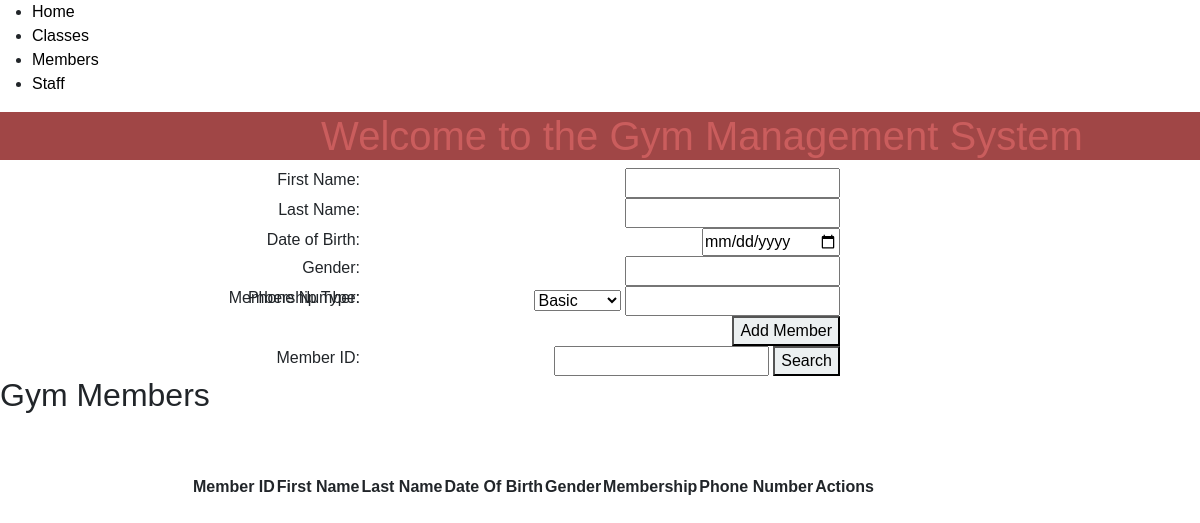
Page /gymmanagement/homepage.php on the earlier database version.
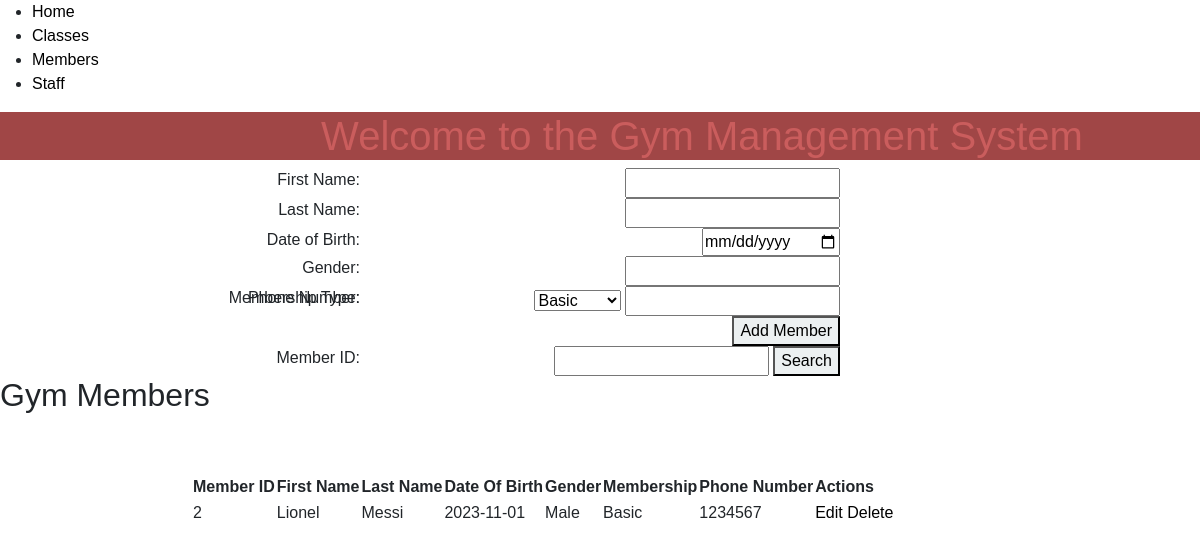
Same page on the later database version.
### tables this page shows
CREATE TABLE `gymmembers` (
  `memberID` int(10) NOT NULL,
  `FirstName` varchar(15) NOT NULL,
  `lastname` varchar(15) NOT NULL,
  `dateofbirth` date NOT NULL,
  `gender` varchar(10) NOT NULL,
  `membertomembership` varchar(8) NOT NULL,
  `phonenumber` int(10) NOT NULL
);

### gymmanagement/homepage.php (the view, shortened to what this page needs)
<!DOCTYPE html>
<html lang="en">
<head>
    <link href="https://cdn.jsdelivr.net/npm/bootstrap@5.2.3/dist/css/bootstrap.min.css" rel="stylesheet">
        <link rel="stylesheet" href="stylingfile.css">
</head>
<header>
        <nav>
            <ul>
                <li><a href="homepage.php">Home</a></li>
                <li><a href="classes.php">Classes</a></li>
                <li><a href="members.php">Members</a></li>
                <li><a href="staff.php">Staff</a></li>
            </ul>
        </nav>
    </header>
<body>
    <div class="header">
        <h1>Welcome to the Gym Management System</h1>
    </div>
<form action="homepage.php" method="post">
    <label for="FirstName">First Name:</label>
    <input type="text" id="FirstName" name="FirstName" required><br>
    <label for="lastname">Last Name:</label>
    <input type="text" id="lastname" name="lastname" required><br>
    <label for="dateofbirth">Date of Birth:</label>
    <input type="date" id="dateofbirth" name="dateofbirth" required><br>
    <label for="gender">Gender:</label>
    <input type="text" id="gender" name="gender" required><br>
    <label for="membertomembership">Membership Type:</label>
<select id="membertomembership" name="membertomembership" required>
    <option value="Basic">Basic</option>
</select>
    <label for="phonenumber">Phone Number:</label>
    <input type="number" id="phonenumber" name="phonenumber" required><br>
    <input type="submit" value="Add Member">
</form>
<form action="homepage.php" method="get">
    <label for="searchID">Member ID:</label>
    <input type="number" id="searchID" name="searchID" required>
    <input type="submit" value="Search">
</form>
<?php
    include 'db_connect.php';
    try {
        $stmt = $conn->prepare("SELECT * FROM gymmembers");
        $stmt->execute();
        $members = $stmt->fetchAll(PDO::FETCH_ASSOC);
    } catch(PDOException $e) {
        echo "Error: " . $e->getMessage();
        exit;
    }
    ?>
<h2>Gym Members</h2>
<table>
    <tr>
        <th>Member ID</th>
        <th>First Name</th>
        <th>Last Name</th>
        <th>Date Of Birth</th>
        <th>Gender</th>
        <th>Membership</th>
        <th>Phone Number</th>
        <th>Actions</th>
    </tr>
    <?php foreach ($members as $member): ?>
        <tr>
            <?php if (isset($_GET['edit']) && $_GET['edit'] == $member['memberID']): ?>
                <form method="post">
                    <td><?php echo htmlspecialchars($member['memberID']); ?></td>
                    <td><input type="text" name="firstName" value="<?php echo htmlspecialchars($member['FirstName']); ?>"></td>
                    <td><input type="text" name="lastName" value="<?php echo htmlspecialchars($member['lastname']); ?>"></td>
                    <td><input type="date" name="dateofbirth" value="<?php echo htmlspecialchars($member['dateofbirth']); ?>"></td>
                    <td><input type="text" name="gender" value="<?php echo htmlspecialchars($member['gender']); ?>"></td>
                    <td><input type="text" name="membertomembership" value="<?php echo htmlspecialchars($member['membertomembership']); ?>"></td>
                    <td><input type="number" name="phonenumber" value="<?php echo htmlspecialchars($member['phonenumber']); ?>"></td>
                    <td>
                        <input type="hidden" name="memberID" value="<?php echo $member['memberID']; ?>">
                        <input type="submit" name="update" value="Update">
                        <a href="homepage.php">Cancel</a>
                    </td>
                </form>
            <?php else: ?>
                <td><?php echo htmlspecialchars($member['memberID']); ?></td>
                <td><?php echo htmlspecialchars($member['FirstName']); ?></td>
                <td><?php echo htmlspecialchars($member['lastname']); ?></td>
                <td><?php echo htmlspecialchars($member['dateofbirth']); ?></td>
                <td><?php echo htmlspecialchars($member['gender']); ?></td>
                <td><?php echo htmlspecialchars($member['membertomembership']); ?></td>
                <td><?php echo htmlspecialchars($member['phonenumber']); ?></td>
                <td>
                    <a href="homepage.php?edit=<?php echo $member['memberID']; ?>">Edit</a>
                    <a href="delete_member.php?id=<?php echo $member['memberID']; ?>" onclick="return confirm('Are you sure you want to delete this member?');">Delete</a>
                </td>
            <?php endif; ?>
        </tr>
    <?php endforeach; ?>
</table>
            </body>
</html>

### gymmanagement/stylingfile.css (style rules this page uses)
body { font-family: Arial, sans-serif; background-color: #ffffff; position: relative; }
.header { background-color: #a04646; color: #ca5d5d; text-align: center; position: relative; }
h1 { padding-left: 17%; position: relative; }
form { position: left; width: 70%; text-align: right; }
label { width: 30%; position: absolute; left: 0%; text-align: right; margin-right: 3%; }
input[type=submit] { position: relative; background-color: #ecf0f1; }
table { margin-top: 5%; position:relative; left: 16%; }
a { color: black; text-decoration: none; }

Differences in the rows shown:
added gymmembers: memberID "2", FirstName "Lionel", lastname "Messi", dateofbirth "2023-11-01", gender "Male", membertomembership "Basic", phonenumber "1234567"
